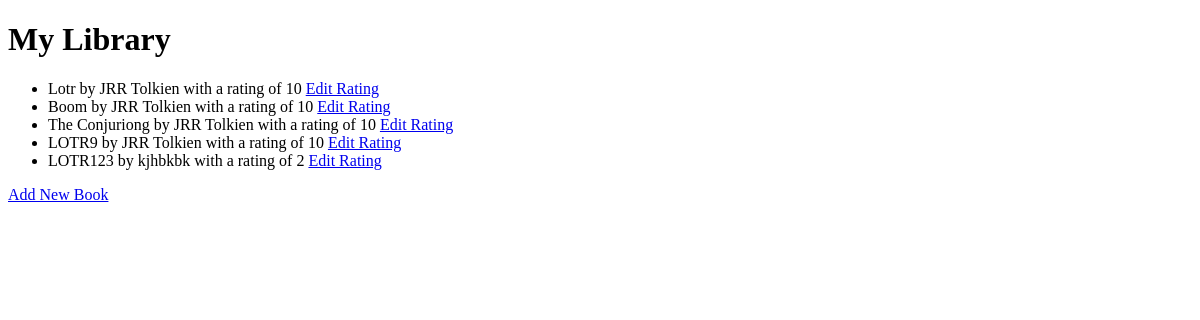
Before: / with the older database file.
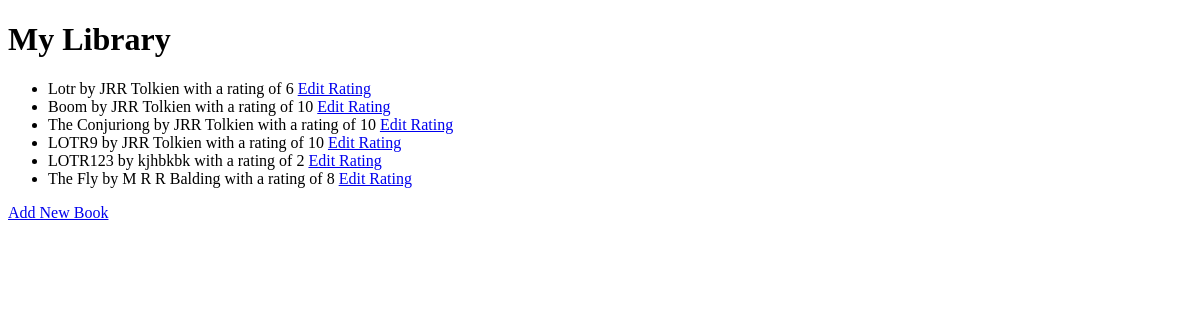
After: the same page with the newer database file.
### main.py (models this page shows)
class Book(db.Model):
    id: Mapped[int] = mapped_column(Integer, primary_key=True)
    book_name: Mapped[str] = mapped_column(String(250))
    book_author: Mapped[str] = mapped_column(String(250))
    book_rating: Mapped[int] = mapped_column(Integer)

### main.py (the view)
@app.route('/')
def home():
    all_books = Book.query.all()
    return render_template('index.html', all_books=all_books)

### templates/index.html (shortened to what this page needs)
<!DOCTYPE html>
<html lang="en">
<head>
</head>
<body>
<h1>My Library</h1>
<ul>
    {% for book in all_books %}
    <li>{{ book.book_name }} by {{ book.book_author }} with a rating of {{ book.book_rating }}
    <a href="{{ url_for('edit', book_id=book.id) }}">Edit Rating</a>
    </li>
    {% endfor %}
</ul>
<a href="{{ url_for('add') }}">Add New Book</a>
</body>
</html>

Changed rows visible on the page:
changed Book "Lotr": book_rating "10" → "6"
added Book: book_name "The Fly", book_author "M R R Balding", book_rating "8"
